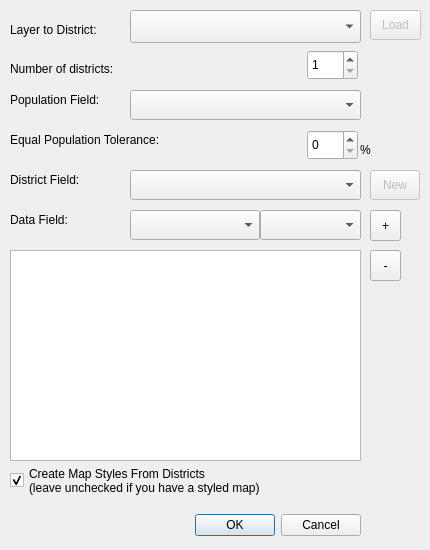
<?xml version="1.0" encoding="UTF-8"?>
<ui version="4.0">
 <class>ArrowsmithRedistrictDlgParameter</class>
 <widget class="QDialog" name="ArrowsmithRedistrictDlgParameter">
  <property name="geometry">
   <rect>
    <x>0</x>
    <y>0</y>
    <width>430</width>
    <height>550</height>
   </rect>
  </property>
  <property name="windowTitle">
   <string>Redistricting Parameters</string>
  </property>
  <widget class="QDialogButtonBox" name="boxButton">
   <property name="geometry">
    <rect>
     <x>20</x>
     <y>510</y>
     <width>341</width>
     <height>30</height>
    </rect>
   </property>
   <property name="orientation">
    <enum>Qt::Horizontal</enum>
   </property>
   <property name="standardButtons">
    <set>QDialogButtonBox::Cancel|QDialogButtonBox::Ok</set>
   </property>
  </widget>
  <widget class="QComboBox" name="cmbActiveLayer">
   <property name="geometry">
    <rect>
     <x>130</x>
     <y>10</y>
     <width>231</width>
     <height>33</height>
    </rect>
   </property>
  </widget>
  <widget class="QSpinBox" name="inpDistricts">
   <property name="geometry">
    <rect>
     <x>307</x>
     <y>50</y>
     <width>51</width>
     <height>30</height>
    </rect>
   </property>
   <property name="minimum">
    <number>1</number>
   </property>
   <property name="maximum">
    <number>999</number>
   </property>
  </widget>
  <widget class="QComboBox" name="cmbPopField">
   <property name="geometry">
    <rect>
     <x>130</x>
     <y>90</y>
     <width>231</width>
     <height>30</height>
    </rect>
   </property>
  </widget>
  <widget class="QComboBox" name="cmbDistField">
   <property name="geometry">
    <rect>
     <x>130</x>
     <y>170</y>
     <width>231</width>
     <height>30</height>
    </rect>
   </property>
  </widget>
  <widget class="QLabel" name="label">
   <property name="geometry">
    <rect>
     <x>10</x>
     <y>60</y>
     <width>231</width>
     <height>17</height>
    </rect>
   </property>
   <property name="text">
    <string>Number of districts:</string>
   </property>
  </widget>
  <widget class="QLabel" name="label_2">
   <property name="geometry">
    <rect>
     <x>10</x>
     <y>90</y>
     <width>121</width>
     <height>20</height>
    </rect>
   </property>
   <property name="text">
    <string>Population Field:</string>
   </property>
  </widget>
  <widget class="QLabel" name="label_3">
   <property name="geometry">
    <rect>
     <x>10</x>
     <y>170</y>
     <width>121</width>
     <height>20</height>
    </rect>
   </property>
   <property name="text">
    <string>District Field:</string>
   </property>
  </widget>
  <widget class="QLabel" name="label_4">
   <property name="geometry">
    <rect>
     <x>10</x>
     <y>20</y>
     <width>130</width>
     <height>20</height>
    </rect>
   </property>
   <property name="text">
    <string>Layer to District:</string>
   </property>
   <property name="textFormat">
    <enum>Qt::PlainText</enum>
   </property>
  </widget>
  <widget class="QCheckBox" name="chkStyleMap">
   <property name="geometry">
    <rect>
     <x>10</x>
     <y>460</y>
     <width>351</width>
     <height>41</height>
    </rect>
   </property>
   <property name="text">
    <string>Create Map Styles From Districts
(leave unchecked if you have a styled map)</string>
   </property>
   <property name="checked">
    <bool>true</bool>
   </property>
  </widget>
  <widget class="QComboBox" name="cmbDataField">
   <property name="geometry">
    <rect>
     <x>130</x>
     <y>210</y>
     <width>130</width>
     <height>30</height>
    </rect>
   </property>
  </widget>
  <widget class="QLabel" name="label_7">
   <property name="geometry">
    <rect>
     <x>10</x>
     <y>130</y>
     <width>291</width>
     <height>20</height>
    </rect>
   </property>
   <property name="text">
    <string>Equal Population Tolerance:</string>
   </property>
  </widget>
  <widget class="QSpinBox" name="inpTolerance">
   <property name="geometry">
    <rect>
     <x>307</x>
     <y>130</y>
     <width>51</width>
     <height>30</height>
    </rect>
   </property>
   <property name="minimum">
    <number>0</number>
   </property>
   <property name="maximum">
    <number>100</number>
   </property>
   <property name="value">
    <number>0</number>
   </property>
  </widget>
  <widget class="QLabel" name="label_8">
   <property name="geometry">
    <rect>
     <x>360</x>
     <y>140</y>
     <width>16</width>
     <height>20</height>
    </rect>
   </property>
   <property name="text">
    <string>%</string>
   </property>
  </widget>
  <widget class="QComboBox" name="cmbDataType">
   <property name="geometry">
    <rect>
     <x>260</x>
     <y>210</y>
     <width>101</width>
     <height>30</height>
    </rect>
   </property>
  </widget>
  <widget class="QLabel" name="label_5">
   <property name="geometry">
    <rect>
     <x>10</x>
     <y>210</y>
     <width>121</width>
     <height>20</height>
    </rect>
   </property>
   <property name="text">
    <string>Data Field:</string>
   </property>
  </widget>
  <widget class="QToolButton" name="btnAddDataField">
   <property name="geometry">
    <rect>
     <x>370</x>
     <y>210</y>
     <width>31</width>
     <height>31</height>
    </rect>
   </property>
   <property name="text">
    <string>+</string>
   </property>
  </widget>
  <widget class="QToolButton" name="btnRemoveDataField">
   <property name="geometry">
    <rect>
     <x>370</x>
     <y>250</y>
     <width>31</width>
     <height>31</height>
    </rect>
   </property>
   <property name="text">
    <string>-</string>
   </property>
  </widget>
  <widget class="QToolButton" name="btnLoadParameters">
   <property name="enabled">
    <bool>false</bool>
   </property>
   <property name="geometry">
    <rect>
     <x>370</x>
     <y>10</y>
     <width>51</width>
     <height>30</height>
    </rect>
   </property>
   <property name="text">
    <string>Load</string>
   </property>
  </widget>
  <widget class="QTableWidget" name="tblDataFields">
   <property name="geometry">
    <rect>
     <x>10</x>
     <y>250</y>
     <width>351</width>
     <height>211</height>
    </rect>
   </property>
   <property name="selectionMode">
    <enum>QAbstractItemView::SingleSelection</enum>
   </property>
   <property name="selectionBehavior">
    <enum>QAbstractItemView::SelectRows</enum>
   </property>
   <property name="showGrid">
    <bool>false</bool>
   </property>
   <attribute name="horizontalHeaderVisible">
    <bool>false</bool>
   </attribute>
   <attribute name="verticalHeaderVisible">
    <bool>false</bool>
   </attribute>
  </widget>
  <widget class="QToolButton" name="btnCreateNewField">
   <property name="enabled">
    <bool>false</bool>
   </property>
   <property name="geometry">
    <rect>
     <x>370</x>
     <y>170</y>
     <width>50</width>
     <height>30</height>
    </rect>
   </property>
   <property name="text">
    <string>New</string>
   </property>
  </widget>
 </widget>
 <resources/>
 <connections>
  <connection>
   <sender>boxButton</sender>
   <signal>accepted()</signal>
   <receiver>ArrowsmithRedistrictDlgParameter</receiver>
   <slot>accept()</slot>
   <hints>
    <hint type="sourcelabel">
     <x>248</x>
     <y>254</y>
    </hint>
    <hint type="destinationlabel">
     <x>157</x>
     <y>274</y>
    </hint>
   </hints>
  </connection>
  <connection>
   <sender>boxButton</sender>
   <signal>rejected()</signal>
   <receiver>ArrowsmithRedistrictDlgParameter</receiver>
   <slot>reject()</slot>
   <hints>
    <hint type="sourcelabel">
     <x>316</x>
     <y>260</y>
    </hint>
    <hint type="destinationlabel">
     <x>286</x>
     <y>274</y>
    </hint>
   </hints>
  </connection>
 </connections>
</ui>
